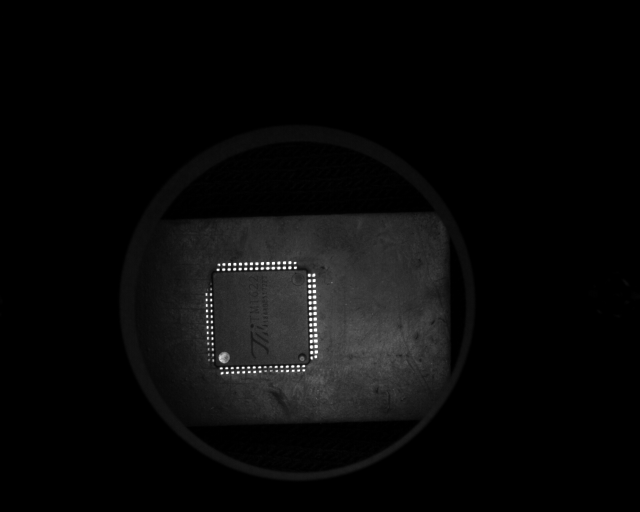
#> input picture img/raw1.png, 1280 x 1024 px (shown at 1/2 size)
$ python test_ans.py
#> lines starting #> are read from the running program, lines starting #| are printed output that depends on the picture; after the words box and inside, x2 and y2 are one past the last pixel; in counts of white or black regions, pixels touching at a corner belong together
### ans_code.py
import cv2
import numpy as np
import  math
from scipy import ndimage
# 读取图像
wi=0
hi=0
idx=0
uu=16
k_list =np.arange(1500).reshape(500,3)
"""
规定
1-12上A
13-24左B
25-36右C
37-48下D
"""
kd=np.zeros(300)
ttt=0
qs=[]
#图像显示
def print(s):
    qs.append(s)
# [27 lines left out: functions showw, remove_spots, not called in this run]
def remove_small_white_spots(img,t,min_size=2):
    # 读取图像并转换为灰度图像
    # 创建一个结构元素，用于腐蚀操作
    kernel = np.ones((3, 3), np.uint8)

    # 应用腐蚀操作
    eroded = cv2.erode(img, kernel, iterations=1)

    # 连通组件分析，找出所有白色区域
    num_labels, labels, stats, centroids = cv2.connectedComponentsWithStats(eroded, connectivity=8)

    # 创建一个与原图像相同大小的黑色图像
    result = np.zeros_like(img)

    # 遍历所有连通组件，除了背景（标签0）
    for label in range(1, num_labels):
        # 获取当前连通组件的面积
        area = stats[label, cv2.CC_STAT_AREA]

        # 如果面积大于最小阈值，则保留该区域
        if area >= min_size:
            result[labels == label] = t
    return result
#让图像旋转指定角度
# [21 lines left out: function rotate_image, not called in this run]
#图像矫正
def image_correction(img):
    # 边缘检测
    edges = cv2.Canny(img, 50, 150, apertureSize=3)
    # 霍夫变换
    lines = cv2.HoughLines(edges, 1, np.pi / 180, 0)
    for rho, theta in lines[0]:

        a = np.cos(theta)  # 将极坐标转换为直角坐标
        b = np.sin(theta)
        x0 = a * rho
        y0 = b * rho
        x1 = int(x0 + 1000 * (-b))  # 保证端点够远能够覆盖整个图像
        y1 = int(y0 + 1000 * a)
        x2 = int(x0 - 1000 * (-b))
        y2 = int(y0 - 1000 * a)
        if x1 == x2 or y1 == y2:
            return img
        t = float(y2 - y1) / (x2 - x1)
        # 得到角度后将角度范围调整至-45至45度之间
        rotate_angle = math.degrees(math.atan(t))
        if rotate_angle > 45:
            rotate_angle = -90 + rotate_angle
        elif rotate_angle < -45:
            rotate_angle = 90 + rotate_angle
        #print(rotate_angle)
        # 图像根据角度进行校正
        rotate_img = ndimage.rotate(img, rotate_angle)
        #showw('4',rotate_img)
        return rotate_img
# 在图像上画一条水平线并检查是否有灰度为255的点
# [36 lines left out: functions draw_horizontal_line_and_check, dd, not called in this run]
#灰度转变（特定值优化）
def col_turn(k,a1,a2,area):
    if k==2:
        #print(a1,a2)
        for j in range(int(im.shape[1]/2),im.shape[1]):
            for i in range(a1,a2):
                if im[i,j]==255:
                    im[i,j]=10
                else :
                    im[i,j]=0
    if k==1:
        #print(a1,a2)
        for j in range(int(im.shape[1]/2)):
            for i in range(a1,a2):
                if im[i,j]==255:
                    im[i,j]=10
                else :
                    im[i,j]=0
    if k==0:
        #print(a1,a2)
        for i in range(int(im.shape[0]/2)):
            for j in range(a1,a2):
                if im[i,j]==255:
                    im[i,j]=10
                else :
                    im[i,j]=0
    if k==3:
        #print(a1,a2)
        for i in range(int(im.shape[0]/2),im.shape[0]):
            for j in range(a1,a2):
                if im[i, j] == 255:
                    im[i, j] = 10
                else:
                    im[i, j] = 0

    if area<5:
        if k == 2:
            for j in range(im.shape[1]-int(im.shape[1] / 20), im.shape[1]-1):
                im[a1,j]=10
                im[a2,j]=10
            for i in range(a1, a2):
                im[i,im.shape[1]-int(im.shape[1] / 20)]=10
                im[i,im.shape[1]-1]=10
        if k == 1:
            # print(a1,a2)
            for j in range(int(im.shape[1] // 20)):
                im[a1,j]=10
                im[a2,j]=10
            for i in range(a1, a2):
                im[i,im.shape[1] // 20]=10
                im[i,0]=10
        if k == 0:
            #print(a1,a2)
            for i in range(int(im.shape[0] /20)):
                im[i,a1]=10
                im[i,a2]=10
            for j in range(a1, a2):
                im[0,j]=10
                im[int(im.shape[0] /20),j] = 10
        if k == 3:
            # print(a1,a2)
            for i in range(im.shape[0]-int(im.shape[0] //20), im.shape[0]-1):
                im[i,a1]=10
                im[i,a2]=10
            for j in range(a1, a2):
                im[im.shape[0]-1,j]=10
                im[im.shape[0]-int(im.shape[0] //20),j] = 10
#特定灰度值变为红色
# [10 lines left out: function convert_gray_to_red, not called in this run]
#核心芯片检测
def jc(xx,k):
    ttt=sum(kd)/idx
    #print(ttt)
    t=int(len(xx))
    for i in range(len(xx)):
        if xx[i]==0:
            t=t-1
    mea=xx.sum()/t
    b =[0,0,0,0,0,0,0,0,0,0,0,0,0,0,0,0,0,0,0,0,0,0,0,0,0,0,0,0,0,0,0]
    ans=[0]
    for i in range(xx.shape[0]):
        if abs(xx[i]-mea)>mea*0.59:
            ans[0]=1
            if xx[i]-mea>0:
                b[i+1]=1
            elif xx[i]-mea<0:
                b[i+1]=2
            ans.append(i+1)
    return ans,b
#行切适用于AC区
def hang_cut(imm,k):
    cs=1
    w = 0
    assn=np.array([])
    while (cs<=uu):
        pdt = 0
        t = 0
        area=0
        cc=0
        for i in range(w,imm.shape[0]):
            pdw = 0
            for j in range(imm.shape[1]):
                if imm[i][j]>80:
                    area+=1
                if imm[i][j] >80 and pdt == 0:
                    pdt = 1
                    t = i
                if imm[i][j] >80 or pdt==0:
                    pdw = 1
                if imm[i][j] ==100:
                    cc=cc+1
            if pdw == 0:
                w = i
                #print(w)
                break
        #showw('454',imm[:,t:w])
      #  imm=imm[:,w:]
        k_list[k * uu + cs][0] =t
        k_list[k * uu+ cs][1] = w
        kd[k * uu + cs]=abs(w-t)
        #print(k*12+cs,kd[k * 12 + cs])
        global idx
        idx=idx+1
        #print(kd.sum())
        cs+=1
        assn=np.append(assn,area-cc)
    return assn
#列切适用于BD区
def lie_cut(imm,k):
    cs=1
    w = 0
    assn=np.array([])
    while (cs<=uu):
        pdt = 0
        t = 0
        area=0
        cc=0
        for j in range(w,imm.shape[1]):
            pdw = 0
            for i in range(imm.shape[0]):
                if imm[i][j]>80:
                    area+=1
                if imm[i][j] >80 and pdt == 0:
                    pdt = 1
                    t = j
                if imm[i][j] >80 or pdt==0:
                    pdw = 1
                if imm[i][j] ==100:
                    cc=cc+1
            if pdw == 0:
                w = j
                #print(w)
                break
        #showw('454',imm[:,t:w])
      #  imm=imm[:,w:]
        k_list[k * uu + cs][0] =t
        k_list[k * uu+ cs][1] = w
        kd[k * uu + cs]=abs(w-t)
        #print(k*12+cs,kd[k * 12 + cs])
        global idx
        idx=idx+1
        #print(kd.sum())
        cs+=1
        assn=np.append(assn,area-cc)
    return assn
def convert_small_white_spots(img, min_size=10):

    # 创建一个二值图像，只保留灰度值为100的像素
    binary_img = np.where(img == 100, 255, 0).astype(np.uint8)

    # 连通组件分析，找出所有白色区域
    num_labels, labels, stats, centroids = cv2.connectedComponentsWithStats(binary_img, connectivity=8)

    # 创建一个与原图像相同大小的副本
    result = img.copy()

    # 遍历所有连通组件，除了背景（标签0）
    for label in range(1, num_labels):
        # 获取当前连通组件的面积
        area = stats[label, cv2.CC_STAT_AREA]

        # 如果面积小于最小阈值，则将该区域的灰度值设置为255
        if area < min_size:
            result[labels == label] = 255

    return  result
#缩图
def small_picture(imm,k):
    hmi=10000
    hma=0
    wmi=10000
    wma=0
    if k!=1:
        for i in range(imm.shape[0]):  # 遍历高度
            for j in range(imm.shape[1]):
                if (imm[i][j] == 255):
                    hmi = i
                    break
        for i in range(imm.shape[0] - 1, -1, -1):
            for j in range(imm.shape[1]):
                if (imm[i][j] == 255):
                    hma = i
                    break
    if k!=2 :
        for j in range(imm.shape[1]):
            for i in range(imm.shape[0]):
                if (imm[i][j] == 255):
                    wmi = j
                    break
        for j in range(imm.shape[1] - 1, -1, -1):
            for i in range(imm.shape[0]):
                if (imm[i][j] == 255):
                    wma = j
                    break
    #print(hmi,hma,wmi,wma)
    anss = imm[hma:hmi, wma:wmi]
    h=hmi-hma
    w=wmi-wma
    return anss,h,w
def convert_colors(img_gray):
    # 将灰度图像转换为彩色图像
    img_color = cv2.cvtColor(img_gray, cv2.COLOR_GRAY2BGR)

    # 遍历图像的每一个像素
    for y in range(img_gray.shape[0]):
        for x in range(img_gray.shape[1]):
            gray_value = img_gray[y, x]
            #print(gray_value,end=' ')

            if gray_value >=100:
                img_color[y, x] = [0, 255, 0]  # 绿色 (B, G, R)
            elif gray_value ==10:
                img_color[y, x] = [0, 0, 255]  # 红色 (B, G, R)
    return img_color
#分区画图，ABCD
def divide_and_label(image,s,x,z,y):
    # 获取图像的高度和宽度
    height, width, _ = image.shape

    # 计算中心点和四分之一点
    center_x = width // 2
    center_y = height // 2

    # 计算四分之一点
    quarter_width = width // 6
    quarter_height = height // 6

    # 定义分割线的起点和终点
    line1_start = (z+1, 0)
    line1_end = (z+1, height)
    line2_start = (width-y, 0)
    line2_end = (width-y, height)
    line3_start = (0, s+1)
    line3_end = (width,s+1)
    line4_start = (0, height-x-1)
    line4_end = (width, height-x-1)

    # 绘制蓝色线条
    cv2.line(image, line1_start, line1_end, (255, 0, 0), thickness=2)  # 垂直线1
    cv2.line(image, line2_start, line2_end, (255, 0, 0), thickness=2)  # 垂直线2
    cv2.line(image, line3_start, line3_end, (255, 0, 0), thickness=2)  # 水平线1
    cv2.line(image, line4_start, line4_end, (255, 0, 0), thickness=2)  # 水平线2

    # 添加文字标注
    font = cv2.FONT_HERSHEY_SIMPLEX
    font_scale = 1
    font_color = (0, 0, 255)  # 红色
    thickness = 2

    # 区域A
    text_a = 'A'
    text_size_a = cv2.getTextSize(text_a, font, font_scale, thickness)[0]
    text_x_a = z + text_size_a[0] // 2
    text_y_a = height//2 + text_size_a[1] // 2
    cv2.putText(image, text_a, (text_x_a, text_y_a), font, font_scale, font_color, thickness, cv2.LINE_AA)

    # 区域B
    text_b = 'B'
    text_size_b = cv2.getTextSize(text_b, font, font_scale, thickness)[0]
    text_x_b = width//2 - text_size_b[0] // 2
    text_y_b = s+10 + text_size_b[1]
    cv2.putText(image, text_b, (text_x_b, text_y_b), font, font_scale, font_color, thickness, cv2.LINE_AA)

    # 区域C
    text_c = 'C'
    text_size_c = cv2.getTextSize(text_c, font, font_scale, thickness)[0]
    text_x_c = width-y-10 - text_size_a[0]
    text_y_c = height//2 + text_size_a[1] // 2
    cv2.putText(image, text_c, (text_x_c, text_y_c), font, font_scale, font_color, thickness, cv2.LINE_AA)

    # 区域D
    text_d = 'D'
    text_size_d = cv2.getTextSize(text_d, font, font_scale, thickness)[0]
    text_x_d = width//2  - text_size_b[0] // 2
    text_y_d = height-x- text_size_b[1]//2
    cv2.putText(image, text_d, (text_x_d, text_y_d), font, font_scale, font_color, thickness, cv2.LINE_AA)

    # 区域E
    """
    text_e = 'E'
    text_size_e = cv2.getTextSize(text_e, font, font_scale, thickness)[0]
    text_x_e = center_x - text_size_e[0] // 2
    text_y_e = center_y + text_size_e[1] // 2
    cv2.putText(image, text_e, (text_x_e, text_y_e), font, font_scale, font_color, thickness, cv2.LINE_AA)
    """

    return image
def find_and_mark_missing_points(img):
    # 获取图像的宽度和高度
    height, width = img.shape

    # 记录缺失点的位置
    missing_points_left = []
    missing_points_right = []

    # 遍历每一行
    for y in range(height):
        # 遍历每一列的一半
        for x in range(width // 2):
            left_pixel = img[y, x]
            right_pixel = img[y, width - 1 - x]

            # 检查对称位置的点是否都是255
            if left_pixel == 255 and right_pixel != 255:
                missing_points_right.append((y, width - 1 - x))
                img[y, width - 1 - x] = 100  # 标记缺失点
            elif left_pixel != 255 and right_pixel == 255:
                missing_points_left.append((y, x))
                img[y, x] = 100  # 标记缺失点

    return img
# 初始化图像的函数
def Initialization_picture(out_path1):
    global im  # 使用全局变量 im
    if im is None:
        print("Error: Could not read the image.")
        return
    im = cv2.cvtColor(im, cv2.COLOR_BGR2GRAY)
    for i in range(im.shape[0]):  # 遍历高度
        for j in range(im.shape[1]):  # 遍历宽度
            if im[i][j] > 200:
                im[i][j] = 255
            else:
                im[i][j] = 0
    im=image_correction(im)
 # 转换为灰度图像
    #showw('1',im)
    im,h,w=small_picture(im,3)
    im=remove_small_white_spots(im,255)
    ik=find_and_mark_missing_points(im)
    ik=convert_small_white_spots(ik)
    im=ik
    #cv2.imwrite("5.png", im)
    #showw('t',im)
    cv2.imwrite(out_path1,im)
    #showw('s88',ans)
    ww=int(w/9)
    hh=int(h/9)
    ss=np.array([])
    zuo,zh,zw=small_picture(im[0:h,0:ww],1)
    #showw('s88', zuo)
    ss=hang_cut(zuo,1)
    #print(ss)
    a,b=jc(ss,1)
    if a[0] or sum(b)>0:
        for i in range(1, len(a)):
            if b[a[i]]==1:
                print(f"芯片A区第{a[i]}个脚过长")
            elif b[a[i]]==2 :
                print(f"芯片A区第{a[i]}个脚过短或缺失")
            elif b[a[i]]==3:
                print(f"芯片A区第{a[i]}个脚歪曲")
            elif b[a[i]]==4:
                print(f"芯片A区第{a[i]}个脚缺失")
            col_turn(1, k_list[1 * uu + a[i]][0], k_list[1 * uu + a[i]][1],ss[a[i]-1])
    else :
        print("芯片A区无错误")
    shang,sh,sw=small_picture(im[0:hh,0:w],2)
    #showw('s88', shang)
    ss=lie_cut(shang,0)
    a,b=jc(ss,0)
    if a[0] or sum(b)>0:
        for i in range(1, len(a)):
            if b[a[i]]==1:
                print(f"芯片B区第{a[i]}个脚过长")
            elif b[a[i]]==2 :
                print(f"芯片B区第{a[i]}个脚过短或缺失")
            elif b[a[i]]==3:
                print(f"芯片B区第{a[i]}个脚歪曲")
            col_turn(0, k_list[0 * uu + a[i]][0], k_list[0 * uu + a[i]][1],ss[a[i]-1])
    else :
        print("芯片B区无错误")
    #print(ss)0
    you,yh,yw=small_picture(im[0:h,w-ww:w],1)
    yw=you.shape[1]
    #showw('s88', you)
    ss=hang_cut(you,2)
    a,b=jc(ss,2)
    if a[0] or sum(b)>0:
        for i in range(1, len(a)):
            if b[a[i]]==1:
                print(f"芯片C区第{a[i]}个脚过长")
            elif b[a[i]]==2 :
                print(f"芯片C区第{a[i]}个脚过短或缺失")
            elif b[a[i]]==3:
                print(f"芯片C区第{a[i]}个脚歪曲")
            col_turn(2,k_list[2*uu+a[i]][0],k_list[2*uu+a[i]][1],ss[a[i]-1])
    else :
        print("芯片C区无错误")
    xia,xh,xw=small_picture(im[h-hh:h,0:w],2)
    #showw('s88', xia)
    ss=lie_cut(xia,3)
    a,b=jc(ss,3)
    if a[0] or sum(b)>0:
        for i in range(1, len(a)):

            if b[a[i]]==1:
                print(f"芯片D区第{a[i]}个脚过长")
            elif b[a[i]]==2 :
                print(f"芯片D区第{a[i]}个脚过短或缺失")
            elif b[a[i]]==3:
                print(f"芯片D区第{a[i]}个脚歪曲")
            col_turn(3, k_list[3 * uu + a[i]][0], k_list[3 * uu + a[i]][1],ss[a[i]-1])
    else :
        print("芯片D区无错误")
    yw=min(yw,zw)
    zw=max(zw,yw)
    return im,sh,xh,zw,yw
# 主函数
def VoidMain(in_path,out_path1,out_path2):
#> called with in_path = 'img/raw1.png', out_path1 = 'img/mid1.png', out_path2 = 'img/res1.png'
    global im
    im = cv2.imread(in_path)
#> im is the input picture: shape (1024, 1280, 3); min 0, max 255, mean 9.2
    im,s,x,z,y=Initialization_picture(out_path1)  # 调用初始化函数
#> after the loop in Initialization_picture, `for i in range(im.shape[0]):`:
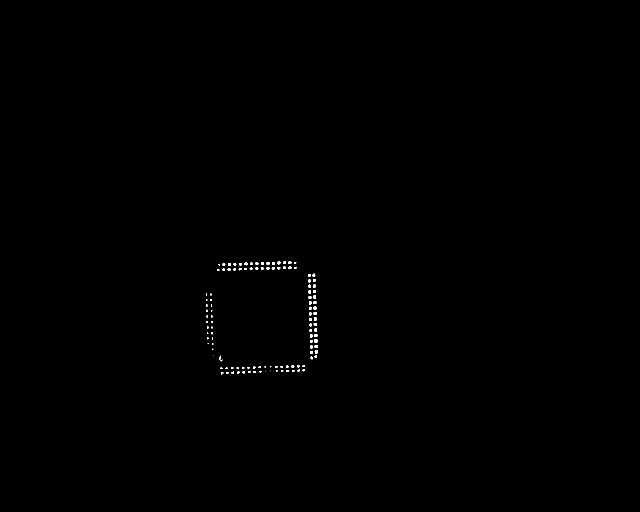
#> im: shape (1024, 1280) (shown at 1/2 size); 0.18% white; 117 white regions (59 under 20 px), largest, box (x1, y1, x2, y2) and area: (628, 679, 635, 685) 40, (629, 701, 636, 707) 36, (626, 580, 632, 586) 35
#> the loop in image_correction, `for rho, theta in lines[0]: ` made 1 pass
#> (rho, theta, a, b, x0, y0, x1, y1) on pass 1: (-610, 3.11, -0.999, 0.0349, 609.6, -21.29, 574, -1020)
#> in Initialization_picture, `im,h,w=small_picture(im,3)`: h = 221; w = 220
#> in remove_small_white_spots, `num_labels, labels, stats, centroids = cv2.connectedComponentsWithStat..`:
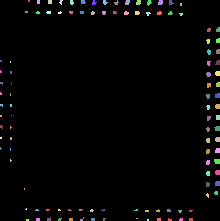
#> labels: shape (221, 220) int32; 111 distinct labels, from 0 to 110; one colour per label, 0 black
#> in remove_small_white_spots, `num_labels, labels, stats, centroids = cv2.connectedComponentsWithStat..`: num_labels = 111; stats = 111 rows, first 6: [0, 0, 220, 221, 47281], [28, 0, 2, 2, 4], [37, 0, 3, 4, 12], [48, 0, 4, 4, 16], [59, 0, 4, 5, 11], [70, 0, 4, 5, 16]; centroids = 111 pairs, first value 0.25 to 217.7, second value 0.5 to 219.5
#> the loop in remove_small_white_spots, `for label in range(1, num_labels):` made 110 passes
#> area on passes 10, 11, 13, 40, 43, 44, 51, 56: 21, 22, 22, 20, 23, 20, 23, 23
#> after the loop in remove_small_white_spots, `for label in range(1, num_labels):`:
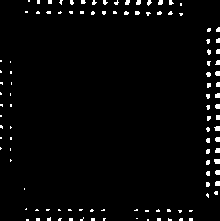
#> result: shape (221, 220); 2.8% white; 109 white regions (94 under 20 px), largest, box (x1, y1, x2, y2) and area: (214, 159, 220, 164) 28, (214, 126, 220, 131) 25, (215, 181, 220, 186) 24
#> after the loop in find_and_mark_missing_points, `for y in range(height):`: missing_points_left = 703 pairs, first value 0 to 220, second value 0 to 106; missing_points_right = 191 pairs, first value 0 to 220, second value 112 to 219
#> in convert_small_white_spots, `num_labels, labels, stats, centroids = cv2.connectedComponentsWithStat..`: num_labels = 108; stats = 108 rows, first 6: [0, 0, 220, 221, 47726], [57, 0, 4, 5, 14], [68, 0, 4, 6, 7], [79, 0, 5, 5, 12], [90, 0, 3, 5, 10], [101, 0, 3, 5, 7]; centroids = 108 pairs, first value 1.29 to 219, second value 0.333 to 219.5
#> the loop in convert_small_white_spots, `for label in range(1, num_labels):` made 107 passes
#> area on passes 1 to 8: 14, 7, 12, 10, 7, 10, 5, 7
#> after the loop in convert_small_white_spots, `for label in range(1, num_labels):`:
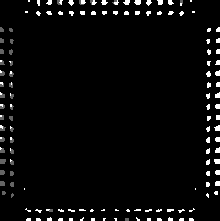
#> result: shape (221, 220); min 0, max 255, mean 9.7
#> in Initialization_picture, `ww=int(w/9)`: ww = 24
#> in Initialization_picture, `zuo,zh,zw=small_picture(im[0:h,0:ww],1)`: zh = 10000; zw = 11
#> in Initialization_picture, `ss=hang_cut(zuo,1)`: ss = [0, 0, 0, 7, 8, 7, 8, 10, 4, 12, 7, 7, 3, 0, 0, 0]
#> in jc, `t=int(len(xx))`: t = 16
#> the loop in jc, `for i in range(len(xx)):` made 16 passes
#> t on passes 1, 2, 3, 14, 15, 16: 15, 14, 13, 12, 11, 10
#> after the loop in jc, `for i in range(len(xx)):`: t = 10
#> in jc, `mea=xx.sum()/t`: mea = 7.3
#> after the loop in jc, `for i in range(xx.shape[0]):`: ans = [1, 1, 2, 3, 10, 14, 15, 16]; b = 31 values, max 2 at index 1, min 0 at index 0, mean 0.419
#> in Initialization_picture, `a,b=jc(ss,1)`: a = [1, 1, 2, 3, 10, 14, 15, 16]
#> the loop in Initialization_picture, `for i in range(1, len(a)):` made 7 passes
#> in Initialization_picture, `shang,sh,sw=small_picture(im[0:hh,0:w],2)`: sh = 15; sw = 10000
#> in Initialization_picture, `ss=lie_cut(shang,0)`: ss = [10, 30, 40, 27, 39, 36, 34, 41, 31, 44, 48, 39, 41, 40, 20, 10]
#> the loop in jc (call 2), `for i in range(len(xx)):` made 16 passes
#> in Initialization_picture, `a,b=jc(ss,0)`: a = [1, 1, 16]; b = 31 values, max 2 at index 1, min 0 at index 0, mean 0.129
#> the loop in Initialization_picture, `for i in range(1, len(a)):` made 2 passes
#> in Initialization_picture, `you,yh,yw=small_picture(im[0:h,w-ww:w],1)`: yh = 10000; yw = 13
#> in Initialization_picture, `ss=hang_cut(you,2)`: ss = [26, 28, 32, 30, 40, 33, 36, 35, 32, 38, 38, 37, 42, 36, 37, 24]
#> in Initialization_picture, `a,b=jc(ss,2)`: a = [0]; b = 31 values from 0 to 0
#> in Initialization_picture, `xia,xh,xw=small_picture(im[h-hh:h,0:w],2)`: xh = 23; xw = 10000
#> in Initialization_picture, `ss=lie_cut(xia,3)`: ss = [0, 19, 23, 18, 22, 22, 18, 17, 11, 11, 9, 18, 22, 22, 29, 23]
#> in Initialization_picture, `a,b=jc(ss,3)`: a = [1, 1]; b = 31 values, max 2 at index 1, min 0 at index 0, mean 0.0645
#> the loop in Initialization_picture, `for i in range(1, len(a)): ` made 1 pass
#> in Initialization_picture, `yw=min(yw,zw)`: yw = 11
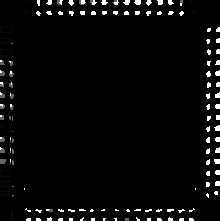
#> im: shape (221, 220); 0.88% of pixels changed, all inside (x1, y1, x2, y2) = (0, 0, 195, 221)
#> s = 15; x = 23; z = 11; y = 11
    #showw("0",im)
    im = convert_colors(im)
#> after the loop in convert_colors, `for y in range(img_gray.shape[0]):`:
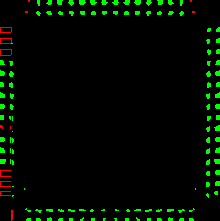
#> img_color: shape (221, 220, 3); mean B, G, R 0, 10.2, 1.2
    im = divide_and_label(im,s,x,z,y)
#> in divide_and_label, `line1_start = (z+1, 0)`: line1_start = (12, 0)
#> in divide_and_label, `line1_end = (z+1, height)`: line1_end = (12, 221)
#> in divide_and_label, `line2_start = (width-y, 0)`: line2_start = (209, 0)
#> in divide_and_label, `line2_end = (width-y, height)`: line2_end = (209, 221)
#> in divide_and_label, `line3_start = (0, s+1)`: line3_start = (0, 16)
#> in divide_and_label, `line3_end = (width,s+1)`: line3_end = (220, 16)
#> in divide_and_label, `line4_start = (0, height-x-1)`: line4_start = (0, 197)
#> in divide_and_label, `line4_end = (width, height-x-1)`: line4_end = (220, 197)
#> in divide_and_label, `text_x_a = z + text_size_a[0] // 2`: text_x_a = 21
#> in divide_and_label, `text_y_b = s+10 + text_size_b[1]`: text_y_b = 47
#> in divide_and_label, `text_x_c = width-y-10 - text_size_a[0]`: text_x_c = 179
#> in divide_and_label, `text_y_d = height-x- text_size_b[1]//2`: text_y_d = 187
#> in divide_and_label, `cv2.putText(image, text_d, (text_x_d, text_y_d), font, font_scale, fon..`:
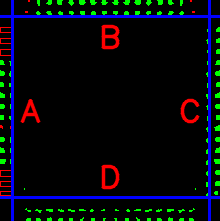
#> image: shape (221, 220, 3); mean B, G, R 13.7, 8.8, 5.4
   #showw("1", im)
    cv2.imwrite(out_path2,im)
    return qs
 # 显示绘制了轮廓的图像显示绘制了轮廓的图像
# 程序入口
# [2 lines that do not run on import are left out]

### test_ans.py
import ans_code
test = ans_code.VoidMain("img/raw1.png", "img/mid1.png", "img/res1.png")
print(test)
